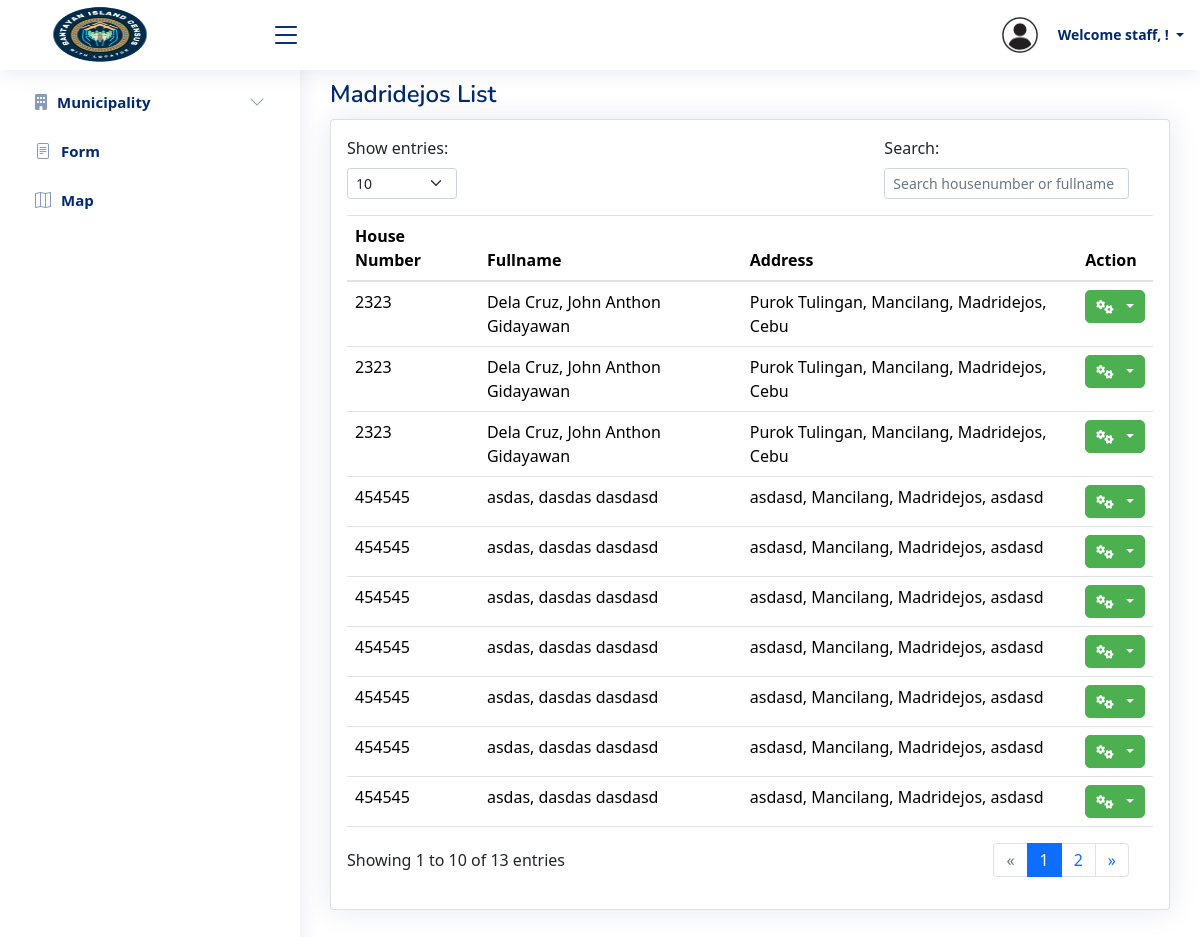
/staff/madridejos.php, run on an earlier commit of the app's database.
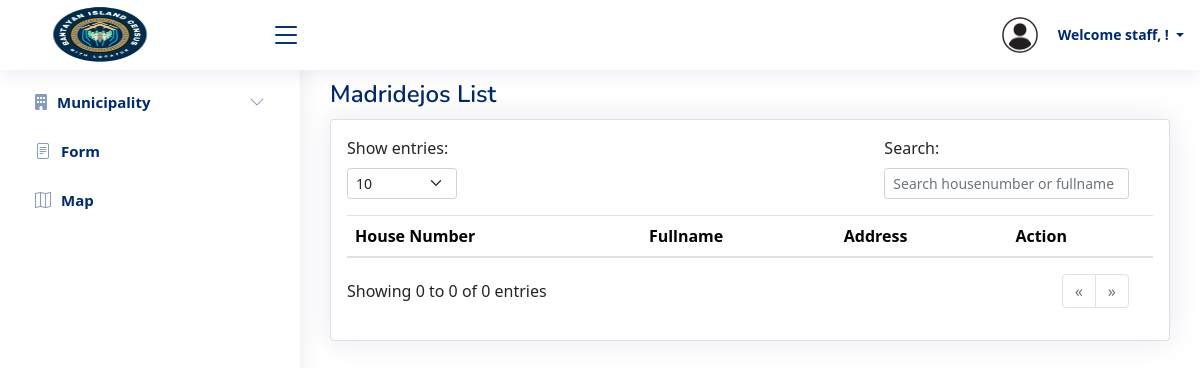
And on a later commit of the database.
### tables this page shows
CREATE TABLE `house_leader` (
  `id` int(11) NOT NULL,
  `house_number` varchar(50) DEFAULT NULL,
  `lastname` varchar(50) DEFAULT NULL,
  `firstname` varchar(50) DEFAULT NULL,
  `middlename` varchar(50) DEFAULT NULL,
  `exname` varchar(20) DEFAULT NULL,
  `province` varchar(50) DEFAULT NULL,
  `municipality` varchar(50) DEFAULT NULL,
  `barangay` varchar(50) DEFAULT NULL,
  `purok` varchar(50) DEFAULT NULL,
  `dob` date DEFAULT NULL,
  `sex` enum('Male','Female','Other') DEFAULT NULL,
  `age` int(11) DEFAULT NULL,
  `occupation` varchar(100) DEFAULT NULL,
  `lcro` varchar(100) DEFAULT NULL,
  `marital_status` varchar(20) DEFAULT NULL,
  `contact_number` varchar(20) DEFAULT NULL,
  `religion` varchar(50) DEFAULT NULL,
  `coordinates` varchar(255) DEFAULT NULL,
  `staff_id` int(11) DEFAULT NULL,
  `created_at` timestamp NOT NULL DEFAULT current_timestamp(),
  `notification_read` tinyint(1) DEFAULT 0
);

### staff/madridejos.php (the view, shortened to what the changed rows need)
<?php
include 'header.php';
include '../database/db_connect.php';
$highlightHouseNumber = isset($_GET['highlight']) ? $_GET['highlight'] : null;
$page = isset($_GET['page']) ? (int) $_GET['page'] : 1;
$limit = isset($_GET['limit']) ? (int) $_GET['limit'] : 10;
$start = ($page - 1) * $limit;
$total_query = "SELECT COUNT(*) as total FROM house_leader WHERE municipality = 'Madridejos'";
$total_result = mysqli_query($conn, $total_query);
$total_row = mysqli_fetch_assoc($total_result);
$total_rows = $total_row['total'];
$total_pages = ceil($total_rows / $limit);
$query = "SELECT id, house_number,
          CONCAT(lastname, ', ', firstname, ' ', COALESCE(middlename, '')) AS fullname,
          CONCAT(purok, ', ', barangay, ', ', municipality, ', ', province) AS address
          FROM house_leader
          WHERE municipality = 'Madridejos'";
$query .= " LIMIT $start, $limit";
$result = mysqli_query($conn, $query);
$start_entry = ($total_rows > 0) ? $start + 1 : 0;
$end_entry = min($start + $limit, $total_rows);
?>
   <link rel="stylesheet" href="https://stackpath.bootstrapcdn.com/bootstrap/4.5.2/css/bootstrap.min.css">
<link href="https://cdn.jsdelivr.net/npm/bootstrap@5.1.3/dist/css/bootstrap.min.css" rel="stylesheet">
<link href="https://cdnjs.cloudflare.com/ajax/libs/font-awesome/6.0.0-beta3/css/all.min.css" rel="stylesheet">
<main id="main" class="main">
<div class="pagetitle">
    <h1>Madridejos List</h1>
  </div>
  <section class="sections">
        <div class="row">
            <div class="col-lg-12">
                <div class="card">
                    <div class="card-body">
                        <div class="row mb-3">
                        <div class="table-responsive">
                        <table id="dataTable" class="table">
                                <thead>
                                    <tr>
                                        <th>House Number</th>
                                        <th>Fullname</th>
                                        <th>Address</th>
                                        <th>Action</th>
                                    </tr>
                                </thead>
                                <tbody>
                                    <?php while ($row = mysqli_fetch_assoc($result)) : ?>
                                        <tr class="<?= $row['house_number'] == $highlightHouseNumber ? 'highlight-term' : '' ?>">
                                            <td><?= htmlspecialchars($row['house_number']) ?></td>
                                            <td><?= htmlspecialchars($row['fullname']) ?></td>
                                            <td><?= htmlspecialchars($row['address']) ?></td>
                                            <td>
                                                <div class="dropdown">
                                                    <button class="btn btn-sm btn-secondary dropdown-toggle custom-dropdown-btn" type="button" id="dropdownMenuButton<?= $row['id'] ?>" data-bs-toggle="dropdown" aria-expanded="false">
                                                        <i class="fas fa-cogs"></i>
                                                    </button>
                                                </div>
                                            </td>
                                        </tr>
                                    <?php endwhile; ?>
                                </tbody>
                            </table>
                        </div>
<div class="row align-items-center">
    <div class="col-md-6 col-12 text-center text-md-start mb-2 mb-md-0">
        Showing <?= $start_entry ?> to <?= $end_entry ?> of <?= $total_rows ?> entries
    </div>
    <div class="col-md-6 col-12">
        <nav aria-label="Page navigation">
            <ul class="pagination justify-content-center justify-content-md-end">
                <?php for ($i = 1; $i <= $total_pages; $i++) : ?>
                    <li class="page-item <?= $i == $page ? 'active' : '' ?>">
                        <a class="page-link" href="?page=<?= $i ?>&limit=<?= $limit ?>"><?= $i ?></a>
                    </li>
                <?php endfor; ?>
                <li class="page-item <?= $page >= $total_pages ? 'disabled' : '' ?>">
                    <a class="page-link" href="?page=<?= min($total_pages, $page + 1) ?>&limit=<?= $limit ?>" aria-label="Next">
                        <span aria-hidden="true">&raquo;</span>
                    </a>
                </li>
            </ul>
        </nav>
    </div>
</div>
                    </div>
                </div>
            </div>
        </div>
    </section>
</main>
</body>
</html>

What changed in the data, as far as the page shows it:
removed house_leader: house_number "2323", fullname "Dela Cruz, John Anthon Gidayawan", address "Purok Tulingan, Mancilang, Madridejos, Cebu"
removed house_leader: house_number "2323", fullname "Dela Cruz, John Anthon Gidayawan", address "Purok Tulingan, Mancilang, Madridejos, Cebu"
removed house_leader: house_number "2323", fullname "Dela Cruz, John Anthon Gidayawan", address "Purok Tulingan, Mancilang, Madridejos, Cebu"
removed house_leader: house_number "454545", fullname "asdas, dasdas dasdasd", address "asdasd, Mancilang, Madridejos, asdasd"
removed house_leader: house_number "454545", fullname "asdas, dasdas dasdasd", address "asdasd, Mancilang, Madridejos, asdasd"
removed house_leader: house_number "454545", fullname "asdas, dasdas dasdasd", address "asdasd, Mancilang, Madridejos, asdasd"
removed house_leader: house_number "454545", fullname "asdas, dasdas dasdasd", address "asdasd, Mancilang, Madridejos, asdasd"
removed house_leader: house_number "454545", fullname "asdas, dasdas dasdasd", address "asdasd, Mancilang, Madridejos, asdasd"
removed house_leader: house_number "454545", fullname "asdas, dasdas dasdasd", address "asdasd, Mancilang, Madridejos, asdasd"
removed house_leader: house_number "454545", fullname "asdas, dasdas dasdasd", address "asdasd, Mancilang, Madridejos, asdasd"
Also different on the page:
$start_entry: "1" → "0"
$end_entry: "10" → "0"
$total_rows: "13" → "0"
list line gone: "1"
list line gone: "2"
